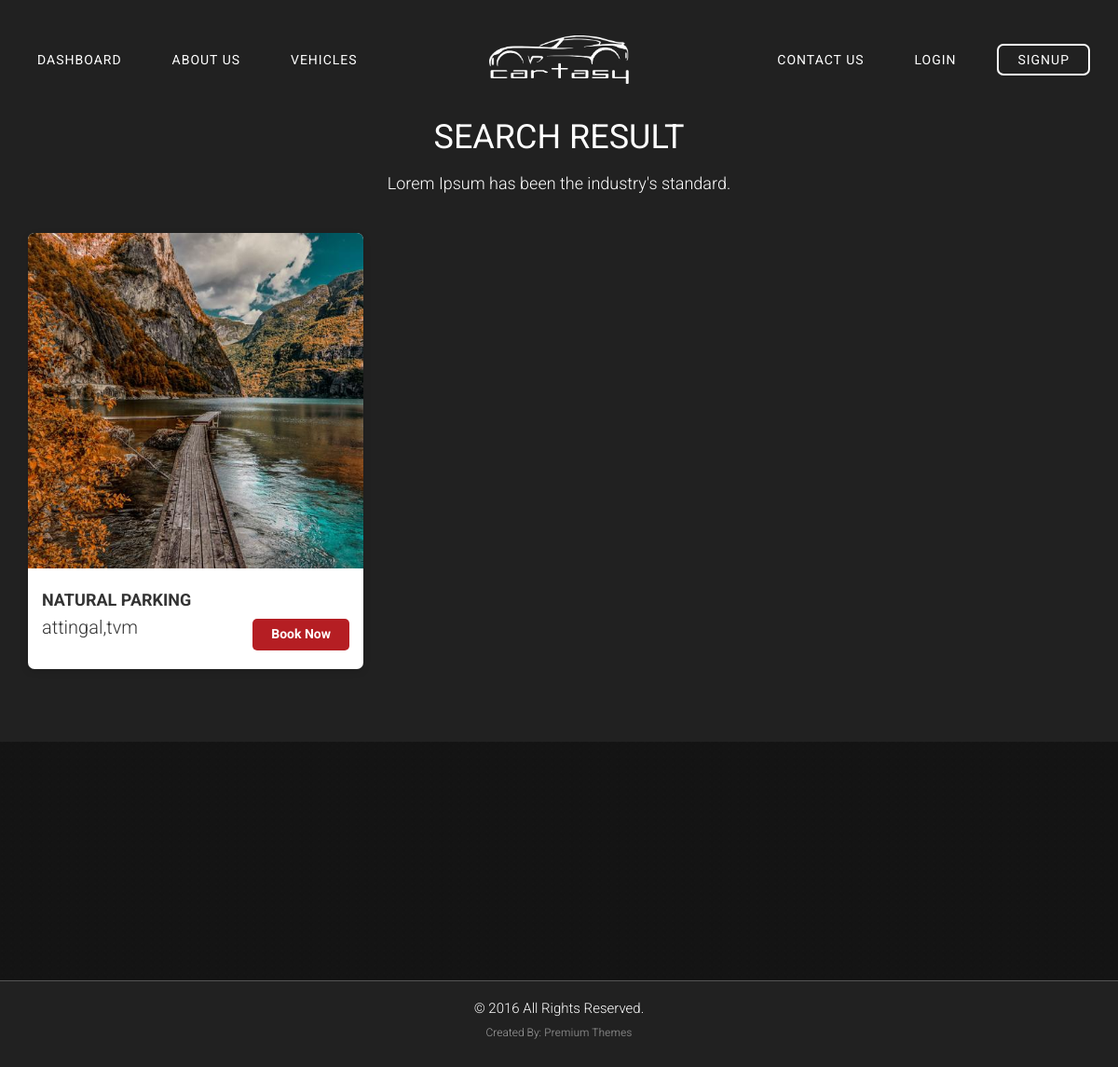
The page /search on the database as committed earlier.
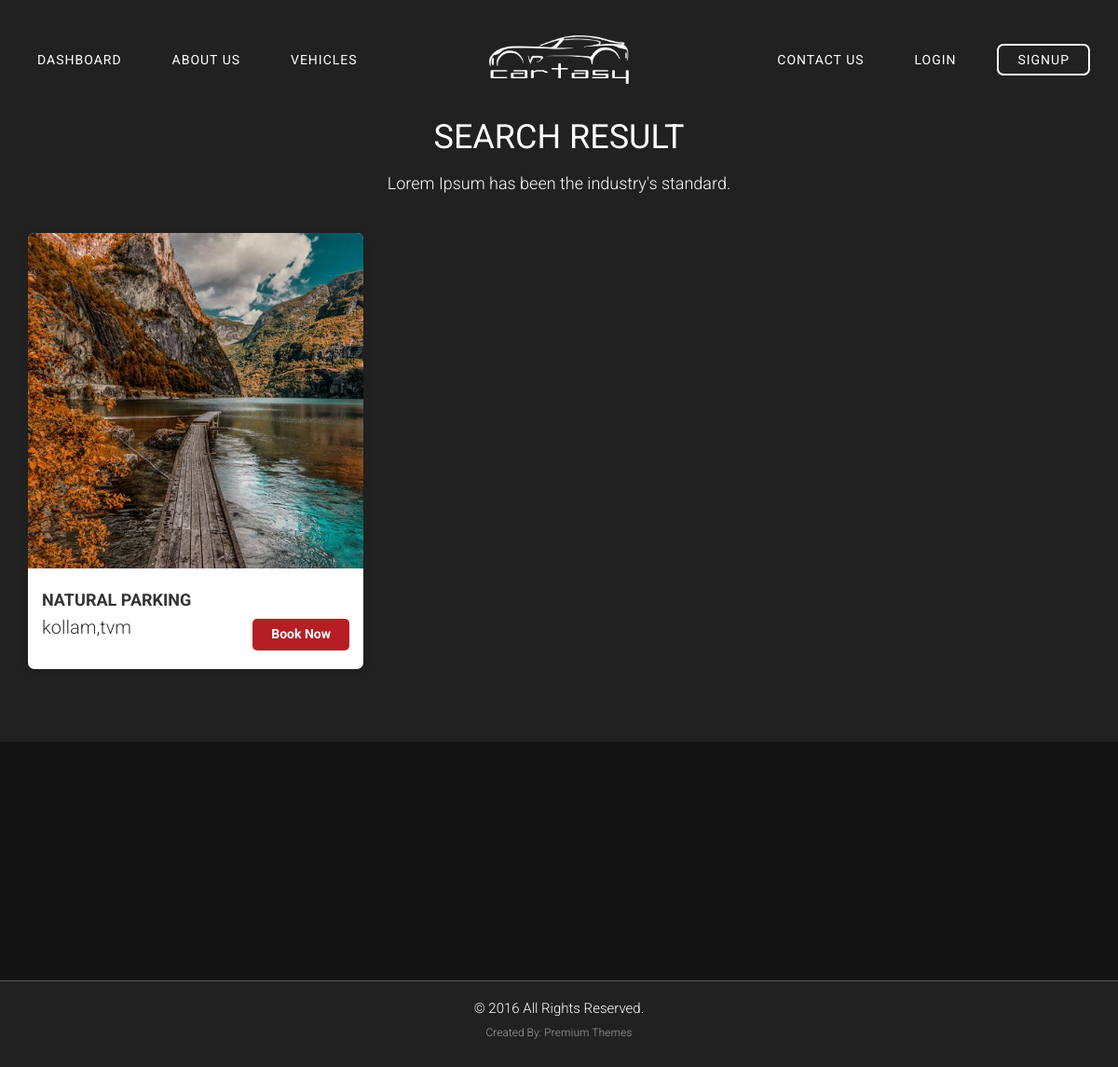
The same page on the database as committed later.
### property_vendor/models.py (models this page shows, shortened)
class property(models.Model):
	name = models.CharField(max_length=100)
	description = models.TextField()
	mapurl = models.CharField(max_length=500,default='')
	img1 = ResizedImageField(size=[500, 500],crop=['middle', 'center'],upload_to='property/pics', default='default.jpg')
	img2 = ResizedImageField(size=[500, 500],crop=['middle', 'center'],upload_to='property/pics', default='default.jpg')
	img3 = ResizedImageField(size=[500, 500],crop=['middle', 'center'],upload_to='property/pics', default='default.jpg')
	isactive = models.BooleanField(default=True)
	place = models.CharField(max_length=200,default='')
	district = models.CharField(max_length=200,default='')
	created_at = models.DateField(auto_now_add=True)
	owner = models.ForeignKey(User,default=None,on_delete=models.CASCADE)#for now to pass form validation,will remove later

### public/views.py (the view)
# urls.py: path('search',pv.search,name="search"),
def search(request):
	try:
		place = request.GET['place']
		vtype = int(request.GET['type'])
	except:
		vtype = 'All'
		place = ""
	lookups= Q(propertyid__place__icontains=place) | Q(propertyid__district__icontains=place)
	if vtype==2:
		pslots=pslot.objects.values_list('propertyid',flat=True).filter(lookups,istw=True,isavailable=True).distinct()
		print(pslots)
		results=property.objects.filter(id__in=pslots)
		return render(request,'public/search.html',{'results':results})
	else:
		pslots=pslot.objects.values_list('propertyid',flat=True).filter(lookups,isfw=True,isavailable=True).distinct()
		results=property.objects.filter(id__in=pslots)
		return render(request,'public/search.html',{'results':results})

### template/public/search.html (shortened to what this page needs)
{% extends 'public/base.html' %}
{% load static %}
{% block content %}
            <section id="car-1-projects" style="padding-top: 8em;">
                <div class="container">
                    <div class="row row-bottom-padded-md">
                        <div class="col-md-8 col-md-offset-2 text-center welcome-sec">
                            <h2 class="car-1-lead animate-box">SEARCH RESULT</h2>
                            <h4 class="animate-box">Lorem Ipsum has been the industry's standard.</h4>
                        </div>
                    </div>
                    <div class="row car-info">
                        {% for item in results %}
                        <div class="col-md-4 col-sm-6 col-xs-6 col-xxs-12 animate-box">
                            <div class="car-1-project-item">
                                <a href="{{ item.img1.url }}" class="image-popup">
                                <img src="{{ item.img1.url }}" alt="Image" class="img-responsive">
                                </a>
                                <div class="car-1-text">
                                    <h2>{{ item.name }}</h2>
                                    <p><b style="font-weight: 300;">{{ item.place }},{{ item.district }} </b><a href="pdetails/{{item.id}}">Book Now</a>
                                    </p>
                                </div>
                            </div>
                        </div>
                        {% endfor %}
                    </div>
                </div>
            </section>
 {% endblock %}

Rows that differ between the two databases and show on the page:
changed property "tvm": place "attingal" → "kollam"
